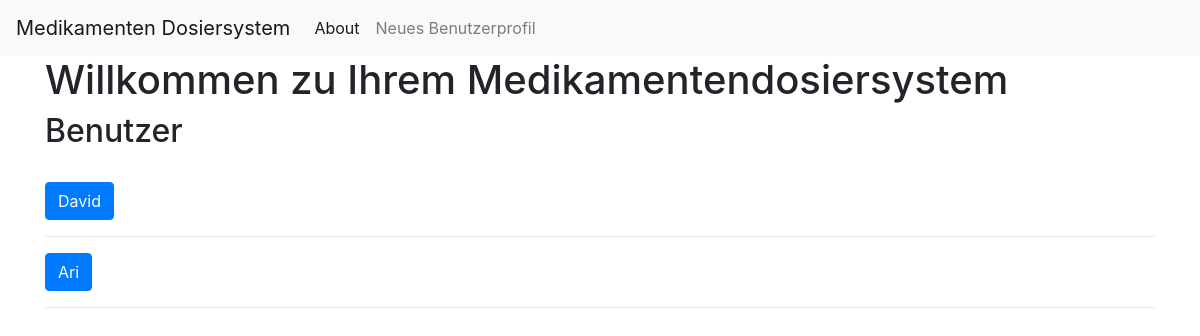
Before: / with the older database file.
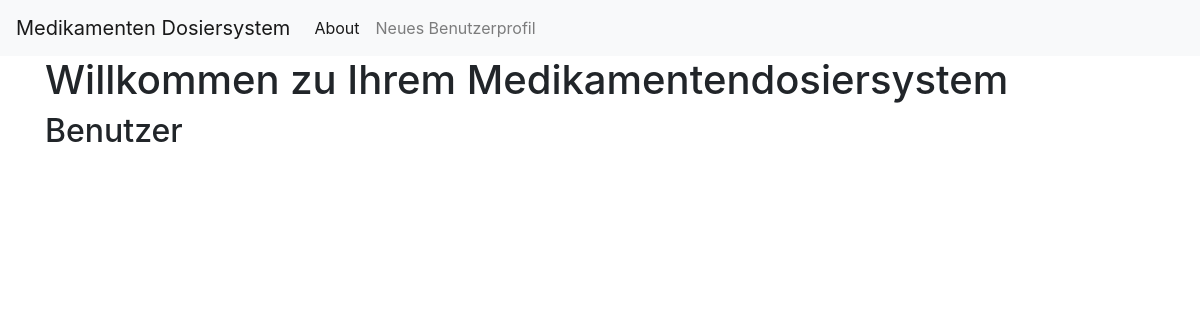
After: the same page with the newer database file.
### tables this page shows
CREATE TABLE Users (
    user_id INTEGER PRIMARY KEY AUTOINCREMENT,
    name TEXT NOT NULL
);

### app.py (the view)
@app.route('/')
def index():
    conn = get_db_connection()
    users = conn.execute('SELECT * FROM Users').fetchall()
    conn.close()
    return render_template('index.html', users=users)

### app.py (called while the page is built)
def get_db_connection():
    conn = sqlite3.connect('database.db')
    conn.row_factory = sqlite3.Row
    return conn

### templates/index.html
{% extends 'base.html' %}
{% block content %}
    <h1>{% block title %} Willkommen zu Ihrem Medikamentendosiersystem{% endblock %}</h1>
    <h2>Benutzer</h2>
    <br>
    {% for user in users %}
    <a href="{{ url_for('displayUser', user_id=user['user_id']) }}">
        <button class="btn btn-primary">{{ user['name'] }}</button>
    </a>
    <hr>
    {% endfor %}
{% endblock %}

### templates/base.html (shortened to what this page needs)
<!doctype html>
<html lang="en">
  <head>
    <link rel="stylesheet" href="https://stackpath.bootstrapcdn.com/bootstrap/4.3.1/css/bootstrap.min.css">
  </head>
  <body>
    <nav class="navbar navbar-expand-md navbar-light bg-light">
        <a class="navbar-brand" href="{{ url_for('index')}}">Medikamenten Dosiersystem</a>
        <div class="collapse navbar-collapse" id="navbarNav">
            <ul class="navbar-nav">
            <li class="nav-item active">
                <a class="nav-link" href="#">About</a>
            </li>
            <li class="nav-item">
              <a class="nav-link" href="{{url_for('createUser')}}">Neues Benutzerprofil</a>
            </li>
            </ul>
        </div>
    </nav>
    <div class="container">
        {% block content %}{% endblock %}
    </div>
  </body>
</html>

Changed rows visible on the page:
removed Users: name "David"
removed Users: name "Ari"
